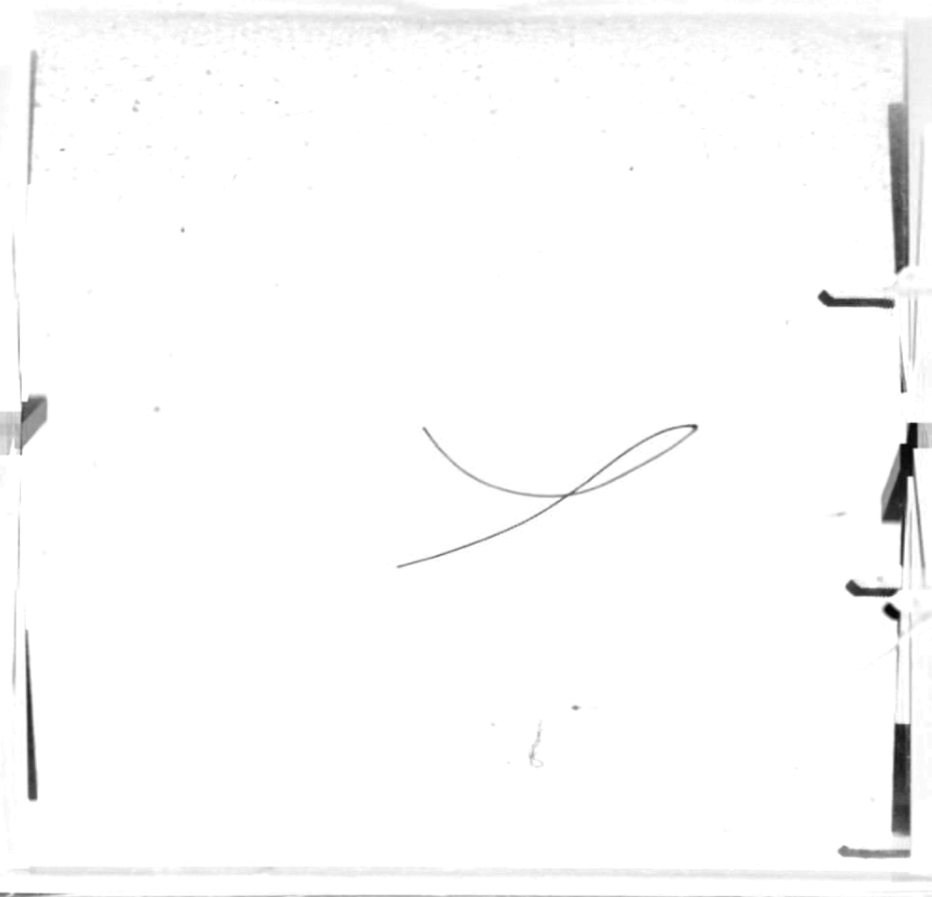
#> input picture imagenprueba.png, 932 x 897 px
$ python poster.py
#> lines starting #> are read from the running program, lines starting #| are printed output that depends on the picture; after the words box and inside, x2 and y2 are one past the last pixel; in counts of white or black regions, pixels touching at a corner belong together
#Armo las figuras para los posters
import numpy as np
import matplotlib.pyplot as plt
from PIL import Image
from skimage.measure import label, regionprops
from skimage.morphology import thin
from scipy.interpolate import splev, splrep, splprep
import Func_Genera_Fibras_2 as gf
import Func_Splines as spl
from time import time
from scipy import interpolate
import pickle
from scipy import optimize
import scipy
import statsmodels.api as sm
import matplotlib.ticker as ticker
from skimage.feature import corner_harris
from matplotlib.colors import ListedColormap
import sys
from skimage.morphology import dilation
plt.ion()

#%%
#Fibra con el thin y binarizada
image = Image.open('imagenprueba.png') #cargo la imagen
#> image is the input picture: PIL image 932x897 RGBA; mean R, G, B, A 251.3, 251.3, 251.3, 255
ima = np.asarray(image) #la convierto en numpy array
im = ima[:,:,0] #eligo quedarme con el color rojo
imc = im[:, 100:800] #me quedo entre las lineas 100 y 800 (quito las turbinas)
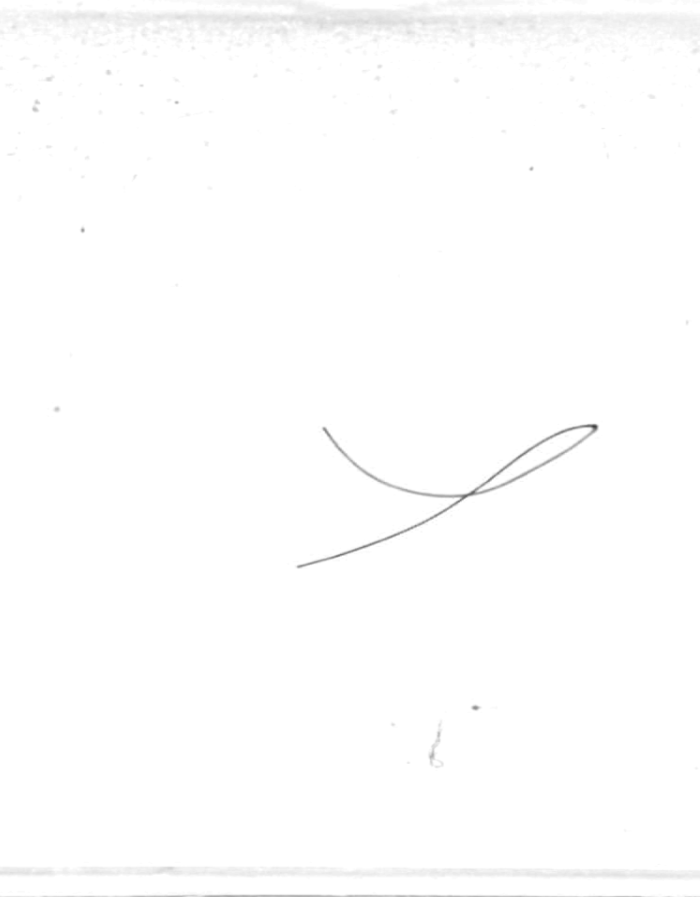
#> imc: shape (897, 700); min 62, max 255, mean 253.9
imt = imc<200 #pongo el threshold en 200 para binarizar la imagen
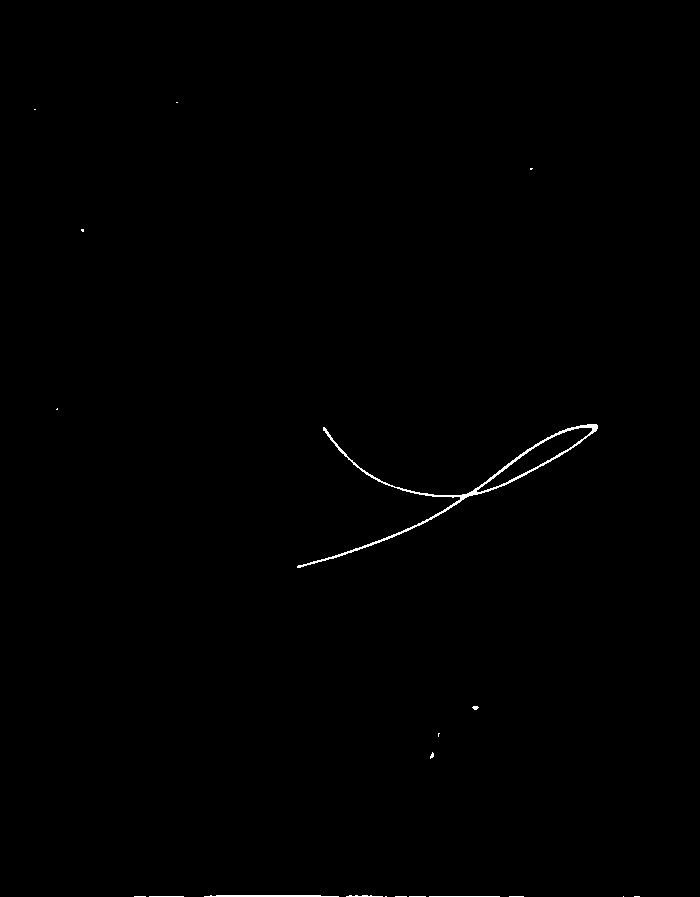
#> imt: shape (897, 700) bool; 0.34% white in thin lines or dots, all inside (x1, y1, x2, y2) = (34, 102, 640, 897)
li = label(imt) # etiqueto cada región contigua de pixeles llenos
#> li: shape (897, 700) int32; 21 distinct labels, from 0 to 20
fibra = li==6  #me quedo con la fibra (vimos graficamente que la fibra tenia la label 6)
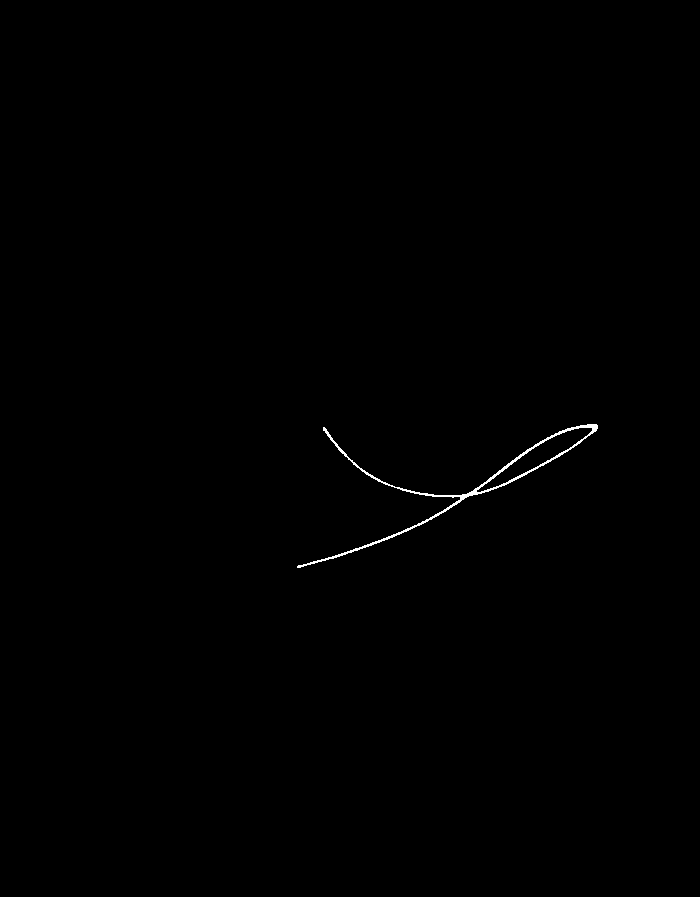
#> fibra: shape (897, 700) bool; 0.25% white in thin lines or dots, all inside (x1, y1, x2, y2) = (297, 424, 598, 568)
fibra = thin(fibra)
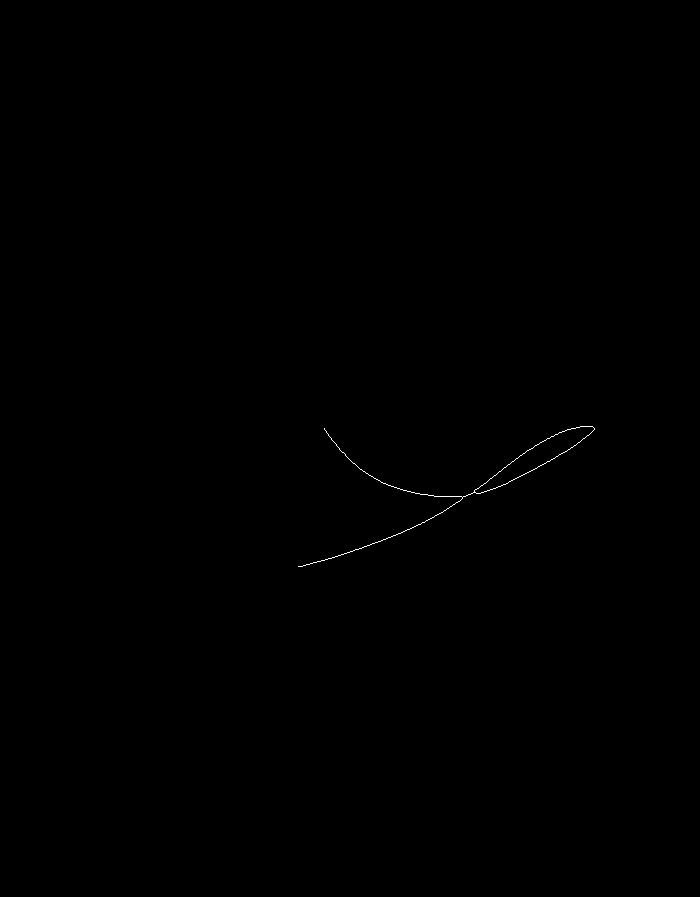
#> fibra: shape (897, 700) bool; 0.09% white in thin lines or dots, all inside (x1, y1, x2, y2) = (298, 426, 595, 567)
plt.imshow(fibra)
plt.colorbar() #para que muestre el rango en el que van los colores
plt.set_cmap('gray') #para que la imagen sea en blanco y negro
plt.show()
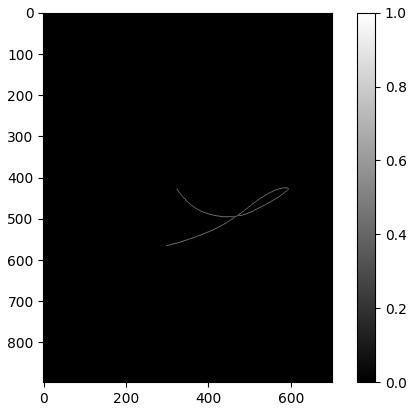
#> figure drawn by matplotlib, 2 panels

#%%
#Figura que marca los bordes y los nudos
plt.rc("text", usetex=True)
plt.rc('font', size=19)
plt.figure()
# plt.plot([324, 297], [427, 566], '.', color='#ffc000', markersize=4, label='Bordes')
# plt.plot([462, 474], [496, 491], '.', color='#70ad47', markersize=4, label='Nudos')
plt.plot([36, 10], [17, 155], '.', color='#ffc000', markersize=4, label='Bordes')
plt.plot([175, 187], [86, 821], '.', color='#70ad47', markersize=4, label='Nudos')
plt.xticks([])
plt.yticks([])
plt.imshow(fibra[410:577, 287:600])
plt.set_cmap('gray_r') #para que la imagen sea en blanco y negro
plt.legend()
plt.show()
# plt.savefig('bordes_nudos.png', dpi=300)

#%%
#Figura de la fibra cortada con cada sección de un color
corners = corner_harris(fibra, k=0.0005)
corners = corners>3.8
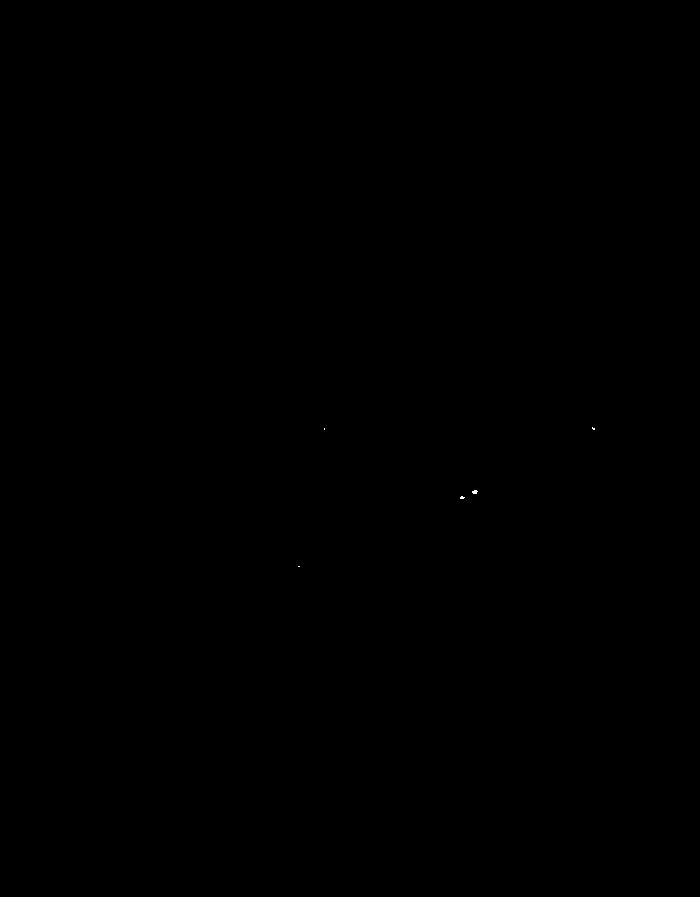
#> corners: shape (897, 700) bool; 0.01% white in thin lines or dots, all inside (x1, y1, x2, y2) = (298, 427, 595, 567)
fibra_cortada = dilation(fibra) + ((-1)*corners)
#> fibra_cortada: shape (897, 700) int64; 3 distinct labels, from -1 to 1
fibra_cortada = fibra_cortada > 0.1
#> fibra_cortada: shape (897, 700) bool; 0.26% white in thin lines or dots, all inside (x1, y1, x2, y2) = (297, 425, 596, 568)
secciones, cantidad_secciones = label(fibra_cortada, return_num=True)
#> secciones: shape (897, 700) int32; 5 distinct labels, from 0 to 4
#> cantidad_secciones = 4

my_cmap = ListedColormap(['white', '#ffc000', '#70ad47', '#ed7d31', 'black'])

fig, ax = plt.subplots()
cbr = ax.imshow(secciones[400:600, 290:600], cmap=my_cmap, vmin=0, vmax=4)
# fig.colorbar(cbr)
ax.xaxis.set_major_locator(ticker.NullLocator())
ax.yaxis.set_major_locator(ticker.NullLocator())

plt.savefig('tramos.png', dpi=300)
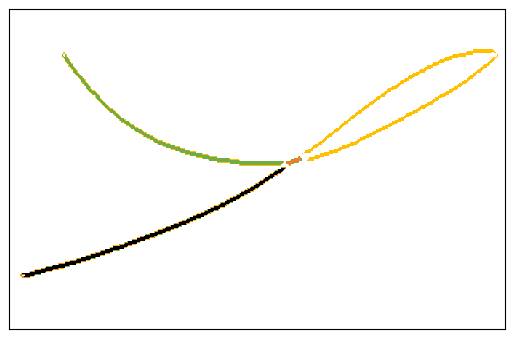
#> figure drawn by matplotlib, 1 panel

#%%
#Figura que tiene todo lo de arriba junto
fig, axs = plt.subplots(1, 3, figsize=(20, 10))

axs[0].imshow(ima)
axs[1].imshow(fibra)
axs[1].plot([324, 297], [427, 566], '.', color='#ffc000', markersize=4, label='Bordes')
axs[1].plot([462, 474], [496, 491], '.', color='#70ad47', markersize=4, label='Nudos')
axs[1].legend()
axs[2].imshow(secciones[400:600, 290:600], cmap=my_cmap, vmin=0, vmax=4)

for ax in axs:
    ax.xaxis.set_major_locator(ticker.NullLocator())
    ax.yaxis.set_major_locator(ticker.NullLocator())

plt.savefig('algo.png', dpi=300)

#%%
#Histogramas de diefrencias en x e y
#Levanta imágenes ya obtenidas
#Funciones
def uQuery(pts,u,steps=100,projection=True):
    u = np.clip(u,0,1)
    x,y = pts[0],pts[1]
    z = np.zeros_like(x)
    cv = np.vstack((x,y,z)).T

    samples = np.linspace(0,1,steps)
    tck,u_=interpolate.splprep(cv.T,s=0.0)
    p = np.array(interpolate.splev(samples,tck)).T

    p_= np.diff(p,axis=0)
    m = np.sqrt((p_*p_).sum(axis=1))
    s = np.cumsum(m)
    s/=s[-1]

    s = np.insert(s,0,0)
    i0 = (s.searchsorted(u,side='left')-1).clip(min=0)
    i1 = i0+1

    if projection:
        return ((p[i1]-p[i0])*((u-s[i0])/(s[i1]-s[i0]))[:,None])+p[i0]

    mod = (((u-s[i0])/(s[i1]-s[i0]))/steps)+samples[i0]
    return np.array(interpolate.splev(mod,tck)).T

def curvatura_pap(x,y):
    splin, u = splprep([x,y],s=0)
    spline_1d = splev(u,splin,der=1)
    spline_2d = splev(u,splin,der=2)
    curv = np.abs(spline_2d[0] * spline_1d[1] - spline_1d[0] * spline_2d[1]) / \
                 ((spline_1d[0])**2 + (spline_1d[1])**2)**(3/2)
    return curv

def normal_dist(x , mean , sd):
    # prob_density = (np.pi*sd) * np.exp(-0.5*((x-mean)/sd)**2)
    prob_density = (1/(2*np.pi*(sd**2))**(0.5)) * np.exp(-0.5*((x-mean)/sd)**2)
    return prob_density

#Levantamos los archivos con los splines
s = []
so = []
#> (the run stopped early here; a loop or call above may not have finished)

$ run again, with corr.png copied over imagenprueba.png
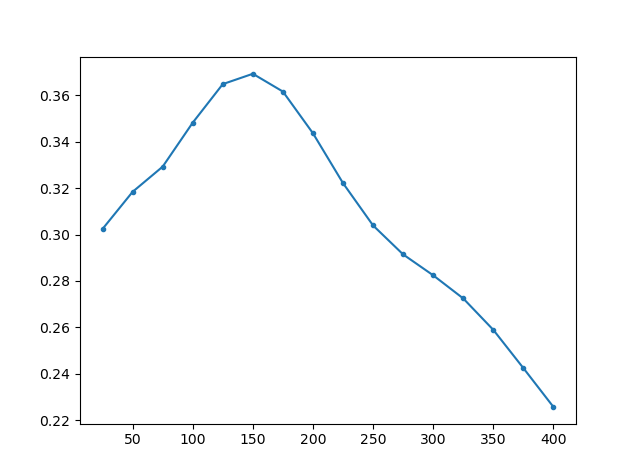
#> input picture corr.png, 640 x 476 px
#> image is the input picture: PIL image 640x476 RGBA; mean R, G, B, A 251, 251.5, 251.8, 255
#> `imt = imc<200`:
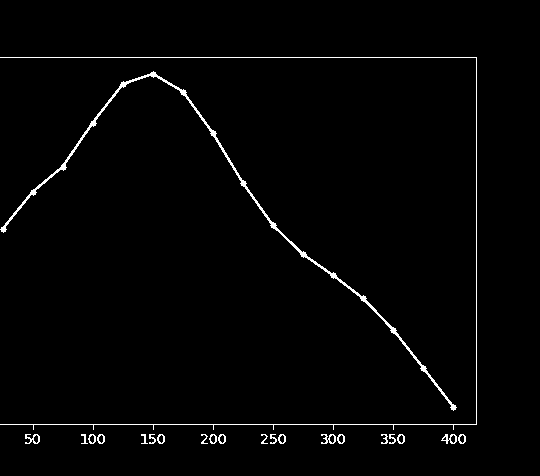
#> imt: shape (476, 540) bool; 1.6% white in thin lines or dots, all inside (x1, y1, x2, y2) = (0, 57, 477, 444)
#> li: shape (476, 540) int32; 23 distinct labels, from 0 to 22
#> secciones: shape (476, 540) int32; values 0 (black) and 1 (white), 0.02% white in thin lines or dots, all inside (x1, y1, x2, y2) = (96, 433, 105, 445)
#> cantidad_secciones = 1
#> `plt.savefig('tramos.png', dpi=300)`:
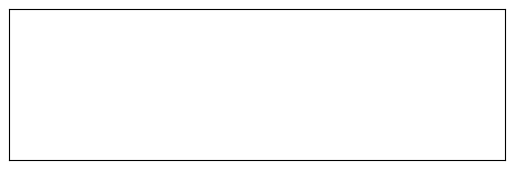
#> figure drawn by matplotlib, 1 panel

$ run again, with corr_ener.png copied over imagenprueba.png
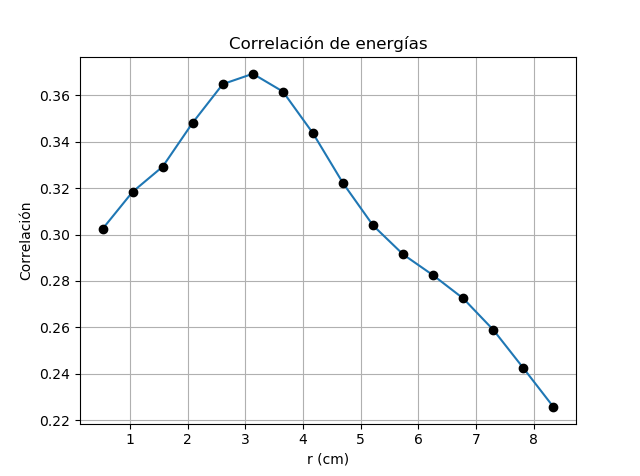
#> input picture corr_ener.png, 640 x 476 px
#> image is the input picture: PIL image 640x476 RGBA; mean R, G, B, A 248, 248.3, 248.5, 255
#> `imt = imc<200`:
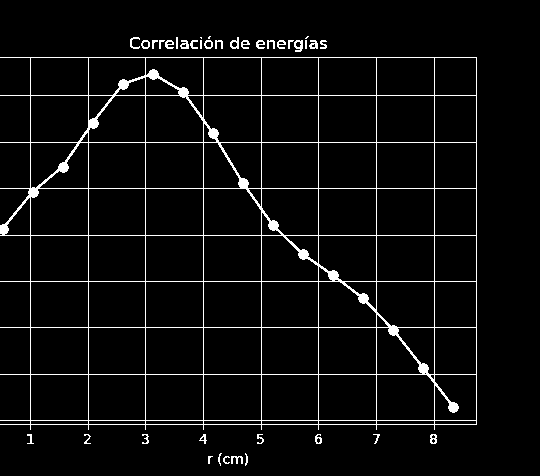
#> imt: shape (476, 540) bool; 4.7% white in thin lines or dots, all inside (x1, y1, x2, y2) = (0, 36, 477, 466)
#> li: shape (476, 540) int32; 39 distinct labels, from 0 to 38
#> secciones: shape (476, 540) int32; 4 distinct labels, from 0 to 3
#> cantidad_secciones = 3
#> `plt.savefig('tramos.png', dpi=300)`:
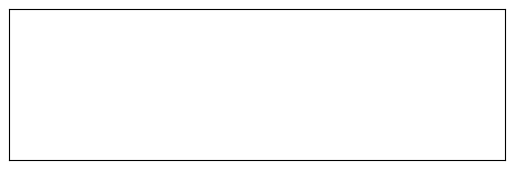
#> figure drawn by matplotlib, 1 panel

$ run again, with corr_ener_pix.png copied over imagenprueba.png
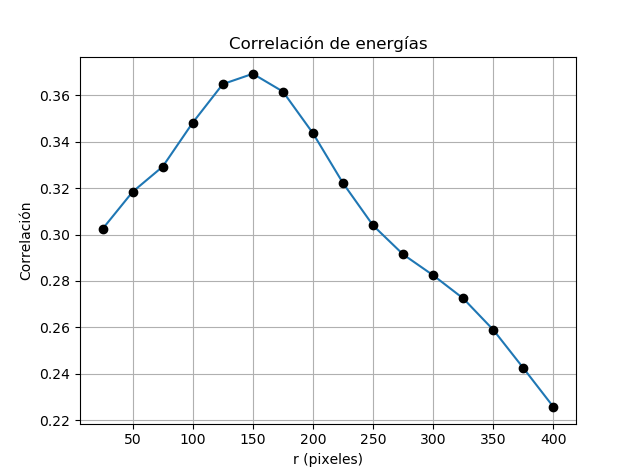
#> input picture corr_ener_pix.png, 640 x 476 px
#> image is the input picture: PIL image 640x476 RGBA; mean R, G, B, A 247.6, 247.9, 248.1, 255
#> imt: shape (476, 540) bool; 4.9% white in thin lines or dots, all inside (x1, y1, x2, y2) = (0, 36, 477, 467)
#> li: shape (476, 540) int32; 57 distinct labels, from 0 to 56
#> secciones: shape (476, 540) int32; 4 distinct labels, from 0 to 3
#> cantidad_secciones = 3
#> `plt.savefig('tramos.png', dpi=300)`:
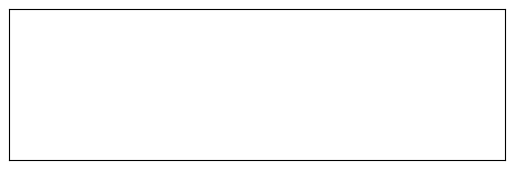
#> figure drawn by matplotlib, 1 panel
